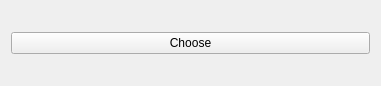
<?xml version="1.0" encoding="UTF-8"?>
<ui version="4.0">
 <class>Widget</class>
 <widget class="QWidget" name="Widget">
  <property name="geometry">
   <rect>
    <x>0</x>
    <y>0</y>
    <width>381</width>
    <height>86</height>
   </rect>
  </property>
  <property name="windowTitle">
   <string>Widget</string>
  </property>
  <layout class="QVBoxLayout" name="verticalLayout">
   <item>
    <widget class="QPushButton" name="chooseButton">
     <property name="text">
      <string>Choose</string>
     </property>
    </widget>
   </item>
  </layout>
 </widget>
 <resources/>
 <connections/>
</ui>
